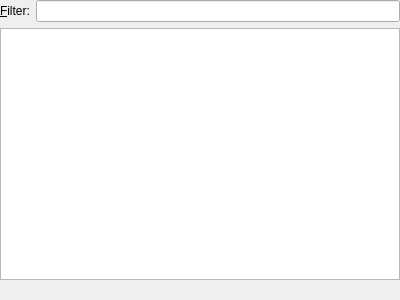
<?xml version="1.0" encoding="UTF-8"?>
<ui version="4.0">
 <class>ShoutcastPanel</class>
 <widget class="QWidget" name="ShoutcastPanel">
  <property name="geometry">
   <rect>
    <x>0</x>
    <y>0</y>
    <width>400</width>
    <height>300</height>
   </rect>
  </property>
  <property name="windowTitle">
   <string/>
  </property>
  <layout class="QVBoxLayout">
   <property name="spacing">
    <number>6</number>
   </property>
   <property name="margin">
    <number>0</number>
   </property>
   <item>
    <layout class="QHBoxLayout">
     <property name="spacing">
      <number>6</number>
     </property>
     <property name="margin">
      <number>0</number>
     </property>
     <item>
      <widget class="QLabel" name="label_3">
       <property name="text">
        <string comment="Filter radio stations">&amp;Filter:</string>
       </property>
       <property name="buddy">
        <cstring>radioFilter</cstring>
       </property>
      </widget>
     </item>
     <item>
      <widget class="LineEdit" name="radioFilter"/>
     </item>
    </layout>
   </item>
   <item>
    <widget class="ShoutcastView" name="shoutcastView">
     <property name="enabled">
      <bool>true</bool>
     </property>
     <property name="editTriggers">
      <set>QAbstractItemView::NoEditTriggers</set>
     </property>
     <property name="dragDropMode">
      <enum>QAbstractItemView::DragOnly</enum>
     </property>
     <property name="selectionMode">
      <enum>QAbstractItemView::ExtendedSelection</enum>
     </property>
     <property name="rootIsDecorated">
      <bool>true</bool>
     </property>
     <property name="uniformRowHeights">
      <bool>true</bool>
     </property>
     <property name="itemsExpandable">
      <bool>true</bool>
     </property>
     <property name="sortingEnabled">
      <bool>true</bool>
     </property>
     <property name="animated">
      <bool>false</bool>
     </property>
     <property name="allColumnsShowFocus">
      <bool>true</bool>
     </property>
     <property name="headerHidden">
      <bool>false</bool>
     </property>
     <attribute name="headerMinimumSectionSize">
      <number>100</number>
     </attribute>
     <attribute name="headerMinimumSectionSize">
      <number>100</number>
     </attribute>
    </widget>
   </item>
   <item>
    <layout class="QHBoxLayout">
     <property name="spacing">
      <number>6</number>
     </property>
     <property name="margin">
      <number>0</number>
     </property>
     <item>
      <spacer>
       <property name="orientation">
        <enum>Qt::Horizontal</enum>
       </property>
       <property name="sizeHint" stdset="0">
        <size>
         <width>40</width>
         <height>20</height>
        </size>
       </property>
      </spacer>
     </item>
    </layout>
   </item>
  </layout>
 </widget>
 <customwidgets>
  <customwidget>
   <class>LineEdit</class>
   <extends>QLineEdit</extends>
   <header>lineedit.h</header>
  </customwidget>
  <customwidget>
   <class>ShoutcastView</class>
   <extends>QTreeView</extends>
   <header>shoutcastview.h</header>
  </customwidget>
 </customwidgets>
 <resources/>
 <connections/>
</ui>
